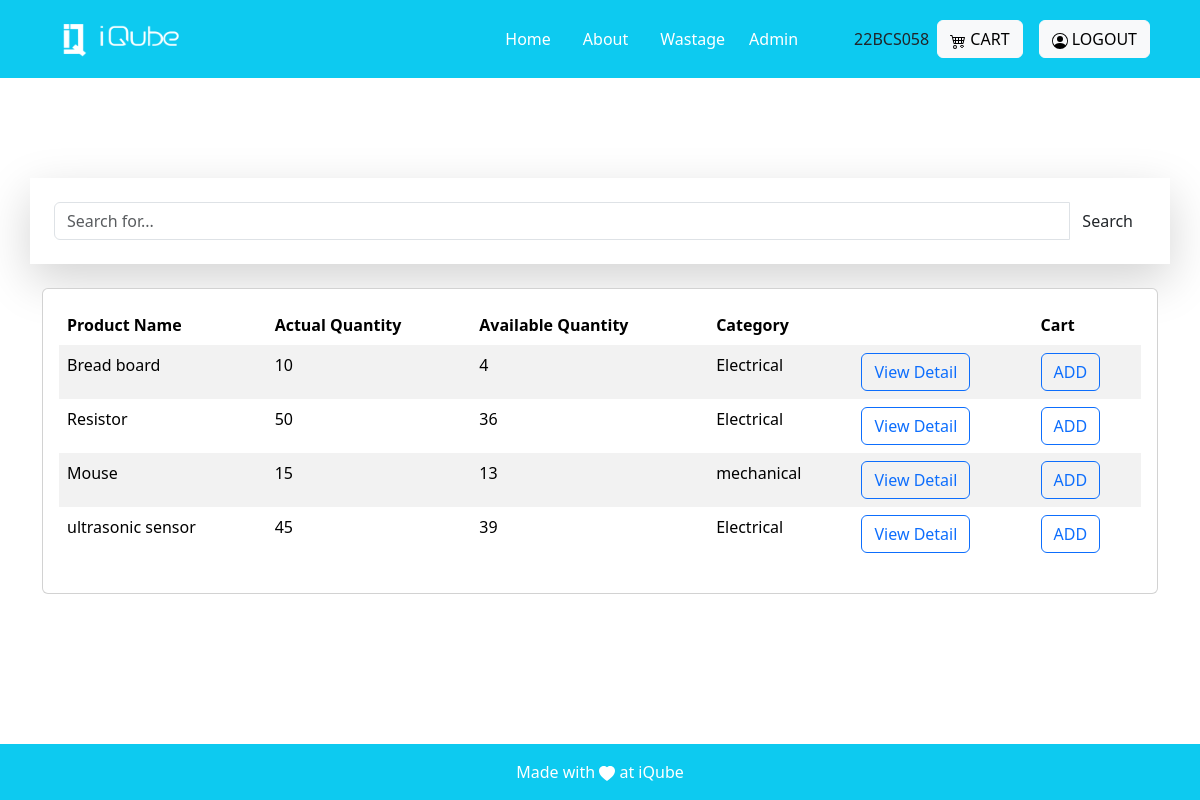
/ (signed in), run on the app's committed database.
### invention/models.py (models this page shows, shortened)
class Product(models.Model):
    name=models.CharField(max_length=255)
    decription=models.CharField(max_length=100)
    actual_count=models.PositiveIntegerField()
    available_count=models.PositiveIntegerField()
    dummy_count = models.PositiveIntegerField()
    category= models.ForeignKey('Category', on_delete=models.CASCADE)
    created_at = models.DateTimeField(auto_now=True)
    image = models.ImageField(upload_to='images')

class Category(models.Model):
    name=models.CharField(max_length=25)
    created_by = models.ForeignKey(User, on_delete=models.CASCADE)
    created_at=models.DateTimeField(auto_now=True)
    class Meta:
        verbose_name_plural = 'Categories'
    def __str__(self):
        return self.name

### invention/decorators.py (the view)
        def wrapper_func(request, *args, **kwargs):
            group = None
            if request.user.groups.exists():
                group = request.user.groups.all()[0].name
            if group in allowed_roles:
              return view_func(request, *args, **kwargs)
            else:
                return render(request, 'no_permission.html')

### invention/views.py (called while the page is built)
@login_required(login_url= 'login')
@allowed_user(allowed_roles=['student_user','admin', 'superadmin'])
def home(request):
    if len(request.user.username)>9:
        user = get_object_or_404(User, id=request.user.id)
        admin_group = Group.objects.get(name='admin')
        user.groups.add(admin_group)
    products = Product.objects.all()
    purchased_items = PurchasedItem.objects.filter(user = request.user)
    cart_items = Cart.objects.all()
    query = request.GET.get('query', '')
    if query:
       products = products.filter(name__icontains = query)
    return render(request, 'home.html', {'products': products,})

### invention/templates/home.html (shortened to what this page needs)
{% extends "base.html" %}
{% block base %}
 <div class="container  p-4 shadow-lg" id="search">
  <form action="{% url 'Home' %}" method="get">
<div class="input-group">
	<input type="text" name="query" value="{{query}}" class="form-control" placeholder="Search for...">
      <span class="input-group-btn">
        <button class="btn btn-search" type="button"> Search</button>
      </span>
</div>
</form>
</div>
<br>
<div class="container mb-5">
<div class="card">
                <div class="card-body">
                  <div class="table-responsive">
                    <table class="table table-striped table-borderless">
                      <thead>
                        <tr>
                          <th>Product Name</th>
                          <th>Actual Quantity</th>
                          <th>Available Quantity</th>
                          <th>Category</th>
                          <th></th>
                          <th>Cart</th>
                        </tr>
                      </thead>
                      <tbody>
                        {% for product in products %}
                        <tr>
                          <td>{{product.name}}</td>
                          <td>{{ product.actual_count}}</td>
                          <td>{{ product.available_count}}</td>
                          <td>{{ product.category }}</td>
                          <td>
                          <a href="{% url 'Product_description' product.id %}" class="text-decoration-none text-black"><button class="btn btn-outline-primary">View Detail</button> </a></td>
                          <td>
                            <form action="{% url 'add_to_cart' product.id %}" method="post">
                            <button class="btn btn-outline-primary" type="submit">ADD</button>
                            </form>
                          </td>
                        </tr>
                        {% endfor %}
                      </tbody>
                    </table>
                  </div>
                </div>
              </div>
            </div>
{% endblock %}

### invention/templates/base.html (shortened to what this page needs)
{% load static %}
<!DOCTYPE html>
<html lang="en">
<head>
    <link href="https://cdn.jsdelivr.net/npm/bootstrap@5.3.2/dist/css/bootstrap.min.css" rel="stylesheet"
>
</head>
<body>
    <nav class="sticky-top navbar navbar-expand-lg navbar-dark bg-info p-3">
    <div class="container">
            <a class="navbar-brand" href="#">
                <img src="{% static 'images/logo-white.png' %}" alt="Logo" height="36" width="150">
            </a>
            <div class="collapse navbar-collapse justify-content-end" id="navbarNav">
                <ul class="navbar-nav mx-5">
                    <li class="nav-item mx-2">
                        <a class="nav-link active" href="{% url 'Home'%}">Home</a>
                    </li>
                    <li class="nav-item mx-2">
                        <a class="nav-link active" href="{% url 'About' %}">About</a>
                    </li>
                    <li class="nav-item mx-2">
                        <a class="nav-link active" href="{% url 'Add_wastage'%}">Wastage</a>
                    </li>
                   {% if request.user.group == "admin" or "superadmin" %}
                    <li>
                        <a   class="nav-link active" href="{% url 'admin_views' %}">Admin</a>
                    </li>
                    {% endif %}
                </ul>
            </div>
            {{request.user.username}}
            <div class="mt-3 mt-lg-0 mx-2">
                <a class="btn btn-light" href="{% url 'view_cart' %}">
                    CART
                </a>
            </div>
            {% if not user.is_authenticated %}
            <div class="mt-3 mt-lg-0 mx-2">
                <a class="btn btn-light" href="{% url "social:begin" 'azuread-tenant-oauth2' %}">
                    <svg xmlns="http://www.w3.org/2000/svg" width="16" height="16" fill="currentColor" class="bi bi-person-circle" viewBox="0 0 16 16">
                    <path d="M11 6a3 3 0 1 1-6 0 3 3 0 0 1 6 0"/>
                        <path fill-rule="evenodd" d="M0 8a8 8 0 1 1 16 0A8 8 0 0 1 0 8m8-7a7 7 0 0 0-5.468 11.37C3.242 11.226 4.805 10 8 10s4.757 1.225 5.468 2.37A7 7 0 0 0 8 1"/>
                    </svg>
                    LOGIN
                </a>
            </div>
            {% else %}
            <div class="mt-3 mt-lg-0 mx-2">
                <a class="btn btn-light" href="{% url 'logout' %}">
                    LOGOUT
                </a>
            </div>
            {% endif %}
        </div>
    </nav>
    <main>
        <div>
            {% block base %}{% endblock %}
        </div>
    </main>
    <footer class="bg-light text-center text-lg-start fixed-bottom">
        <div class="text-center p-3 bg-info p-3" style=" color: white;">
            <div>Made with
                <svg xmlns="http://www.w3.org/2000/svg" width="16" height="16" fill="currentColor"
                    class="bi bi-heart-fill" viewBox="0 0 16 16">
                    <path fill-rule="evenodd"
                        d="M8 1.314C12.438-3.248 23.534 4.735 8 15-7.534 4.736 3.562-3.248 8 1.314z" />
                </svg>
               at iQube
            </div>
        </div>
    </footer>
</body>
</html>
{% load sweetify %}

### invention/templates/base.html (style rules this page uses)
html { scroll-behavior:smooth; }

### invention/templates/home.html (style rules this page uses)
#search { margin-top:100px; }

### data on the page
Product: name "Bread board", actual_count "10", available_count "4", category "Electrical"
Product: name "Resistor", actual_count "50", available_count "36", category "Electrical"
Product: name "Mouse", actual_count "15", available_count "13", category "mechanical"
Product: name "ultrasonic sensor", actual_count "45", available_count "39", category "Electrical"

### other printed values
{{ request.user.username }} "22BCS058"
